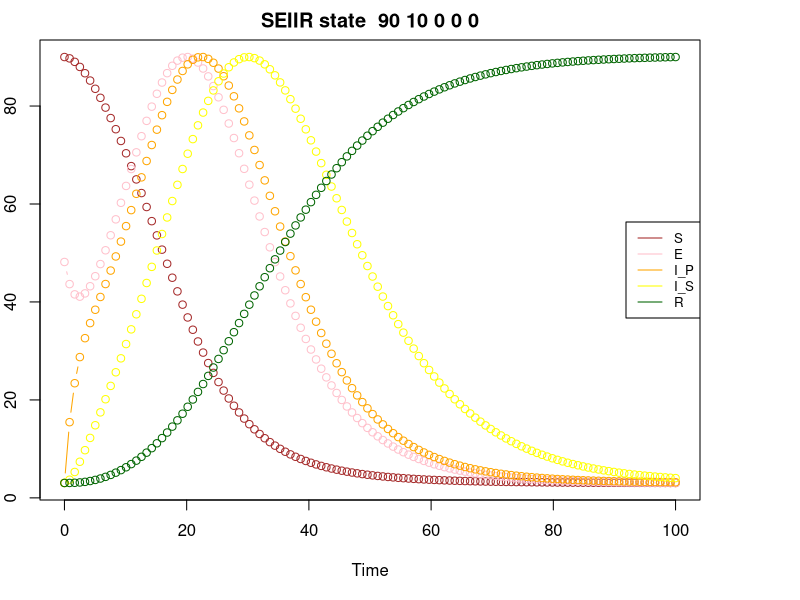

Source code (R):
library(deSolve)
state<-c(S=90,
         E=10,
         IP=0,
         IS=0,
         R=0)
N=100
# define parameter values for equation
parameters<-c(ap=0.6,
              as=0.2,
              ge=0.16,
              gp=0.4,
              rho=0.1)

# define DE function or system of DEs
LV<-function(t, state, parameters) {
  with(as.list(c(state, parameters)),{
    # rate of change
    dS <- -(ap*IP+as*IS)*S/N
    dE <- (ap*IP+as*IS)*S/N-ge*E
    dIP <- ge*E -gp*IP
    dIS <-gp*IP -rho*IS
    dR <- rho*IS
    # return the rate of change
    list(c(dS,dE, dIP, dIS,dR))
  }) 
}
# provide times (10 years, monthly points)
times<-seq(0,100,length.out=120)
# run and store output
out <- ode(y = state, times = times, func = LV, parms = parameters)
# look at output head(out)
head(out)

# plot output from solver
par(mar = c(5,2,2,5)) # Widen's the margin
plot(out[,1],out[,2],type="b",col="brown",ylab="S",xlab="Time",main=paste("SEIIR state ", state[1],state[2], state[3], state[4],state[5])) #plots S
par(new = T) #allows plot overlay
plot(out[,1],out[,3], type="b",axes=F, xlab=NA, ylab=NA, col="pink") #plots E
par(new = T)
plot(out[,1],out[,4], type="b",axes=F, xlab=NA, ylab=NA, col="orange") #plots I_p
par(new = T)
plot(out[,1],out[,5], type="b",axes=F, xlab=NA, ylab=NA, col="yellow") #plots I_s
par(new = T)
plot(out[,1],out[,6], type="b",axes=F, xlab=NA, ylab=NA, col="darkgreen") #plots R
legend("right", legend=c("S", "E", "I_P", "I_S", "R"),
       col=c("brown", "pink", "orange", "yellow", "darkgreen"), lty=1, cex=0.8)
